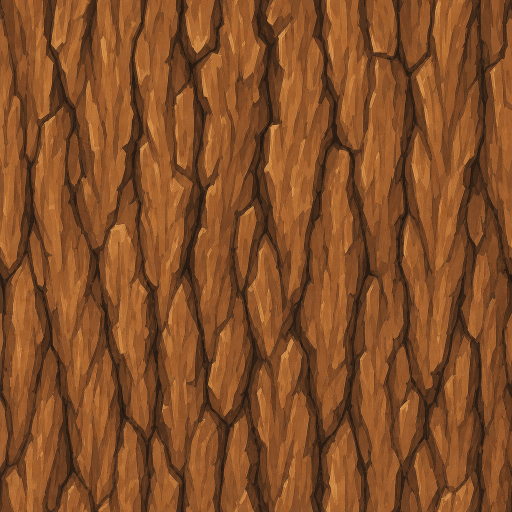
#> input picture assets_src/painted_trees/leaf_bark.png, 1024 x 1024 px, given in place of leaf_bark.png_color.png, which was not available (shown at 1/2 size)
$ python terrain_tint_normalize.py ../assets_src/painted_trees/leaf_bark.png
#> lines starting #> are read from the running program, lines starting #| are printed output that depends on the picture
#!/usr/bin/env python3
"""The material colour under a MaterialVariant = what devices without terrain textures see (they draw the terrain
in a flat colour). We take the average texture colour x 1.2 as the tint, and divide the colour map by the tint (a soft upper clamp), so that
on strong devices map x tint = the source texture. Writes <name>_v2_color.png and tints.json.
python3 terrain_tint_normalize.py [granite_moss pebbles dark_earth dry_grass]
"""
import json
import os
import sys

import numpy as np
from PIL import Image

HERE = os.path.dirname(os.path.abspath(__file__))
SRC = os.path.join(os.path.dirname(HERE), "assets_src", "terrain_textures")
FACTOR = 1.2
KNEE = 0.85


def main():
    names = sys.argv[1:] or ["granite_moss", "pebbles", "dark_earth", "dry_grass"]
    tints = {}
    for name in names:
        arr = np.asarray(Image.open(os.path.join(SRC, f"{name}_color.png")).convert("RGB")).astype(np.float32)
        mean = arr.reshape(-1, 3).mean(0)
#> mean = [131.3, 77.95, 39.04]
        tint = np.clip(mean * FACTOR, 1, 235)
#> tint = [157.6, 93.54, 46.85]
        r = arr / tint  # 1.0 = exactly the tint
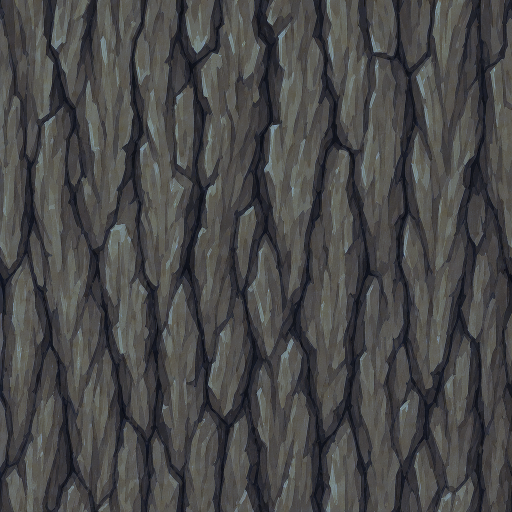
#> r: shape (1024, 1024, 3) float32 (shown at 1/2 size); mean R, G, B 0.833, 0.834, 0.834; drawn with min black and max white
        soft = np.where(r < KNEE, r, KNEE + (r - KNEE) * 0.3)
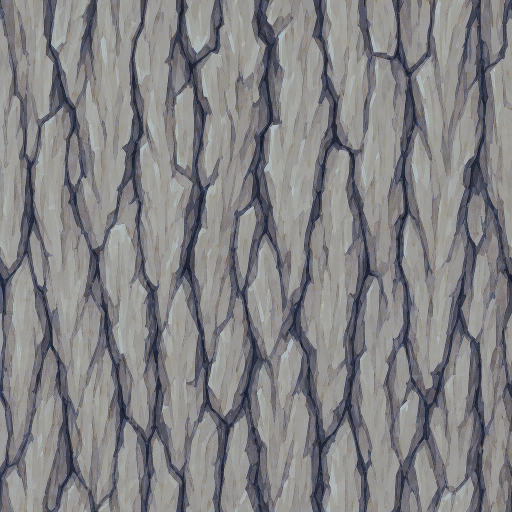
#> soft: shape (1024, 1024, 3) float32 (shown at 1/2 size); mean R, G, B 0.768, 0.766, 0.777; drawn with min black and max white
        out = np.clip(soft * 255, 0, 255).astype(np.uint8)
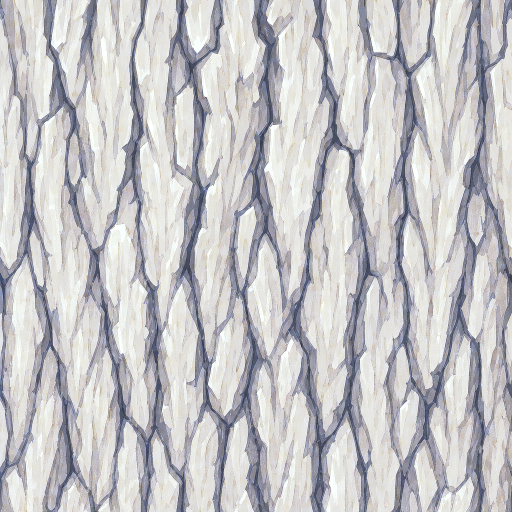
#> out: shape (1024, 1024, 3) (shown at 1/2 size); mean R, G, B 195.5, 194.7, 197.3
        Image.fromarray(out).save(os.path.join(SRC, f"{name}_v2_color.png"))
        clipped = float((r > 1.0).mean() * 100)
#> clipped = 26.56
        tints[name] = [int(round(t)) for t in tint]
        print(f"{name}: mean {mean.round(0).tolist()} -> tint {tints[name]}, pixels above the tint {clipped:.0f}%")
#| ../assets_src/painted_trees/leaf_bark.png: mean [131.0, 78.0, 39.0] -> tint [158, 94, 47], pixels above the tint 27%
    json.dump(tints, open(os.path.join(SRC, "tints.json"), "w"), indent=1)


if __name__ == "__main__":
    main()
